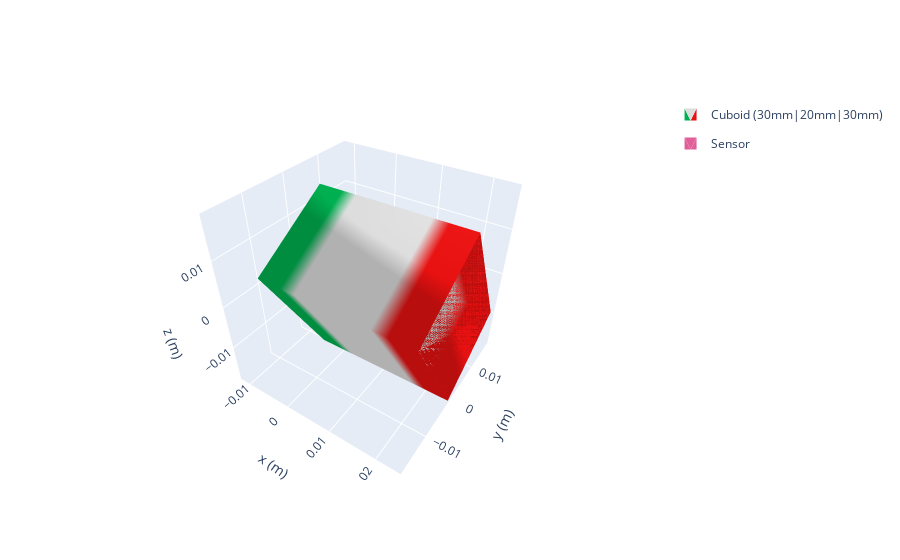

The code cell stored with this chart in its notebook:
### Code cell
'''create magnet, create sensor, position, orientation'''
#create cubiod with polarisation 1T pointing in x-dir, sides 1,2,3cm
cube = mp.magnet.Cuboid(polarization=(1,0,0), dimension=(0.03,0.02,0.03))

#create a sensor for measuring the field
sensor = mp.Sensor()
sensor.move((-0.01,0,0))
sensor.rotate_from_angax(angle=45, axis='z')
print(f"sensor's position: {sensor.position}")

from scipy.spatial.transform import Rotation as R
cube.position = (0.01,0,0)
cube.orientation = R.from_rotvec((30,0,0), degrees=True)
print(f"cube's position: {cube.position}")

mp.show(cube, sensor)
